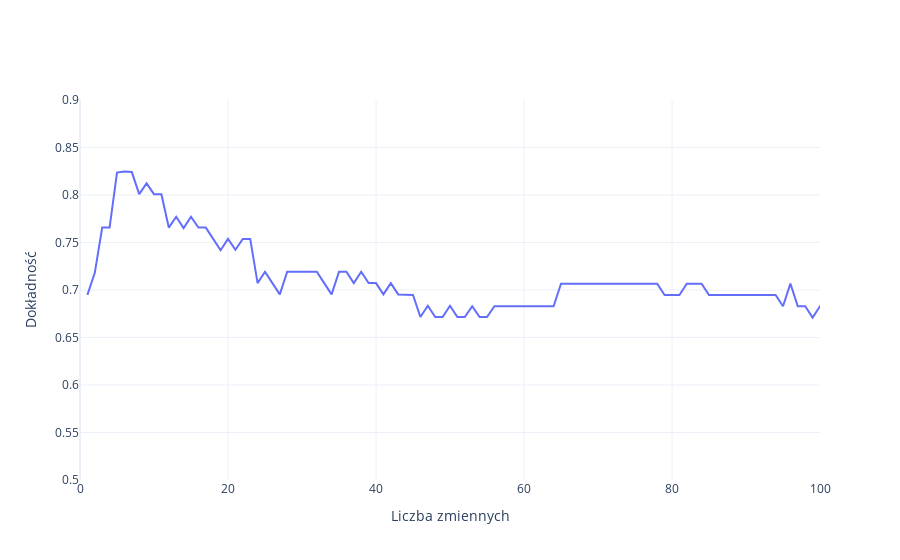

The notebook cell this image was saved under:
### Code cell
import plotly.graph_objects as go

min_features_to_select = 1
n_scores = len(rfecv.cv_results_["mean_test_score"])

fig = go.Figure()

fig.add_trace(go.Scatter(
    x=list(range(min_features_to_select, n_scores + min_features_to_select)),
    y=rfecv.cv_results_["mean_test_score"],
    mode='lines'
))

fig.update_layout(
    xaxis_title="Liczba zmiennych",
    yaxis_title="Dokładność",
    yaxis=dict(range=[0.5, 0.9]),
    xaxis=dict(range=[0, 100])
)

fig.update_layout(template="plotly_white")

fig.write_image("images5/zmienne_rfecv.png", width=1000, height=600, scale=4, format="png")

fig.show()

### Figure 1 — Plotly figure (JSON) as saved in the notebook; plotly's stock layout.template omitted (floating-point values rounded to 4 significant figures; data arrays with more than 128 entries replaced by an {"elided": "..."} marker saying what was removed)
{"data": [{"mode": "lines", "type": "scatter", "x": {"elided": "322 int values"}, "y": {"elided": "322 float values"}}], "layout": {"xaxis": {"range": [0, 100], "title": {"text": "Liczba zmiennych"}}, "yaxis": {"range": [0.5, 0.9], "title": {"text": "Dokładność"}}}}
